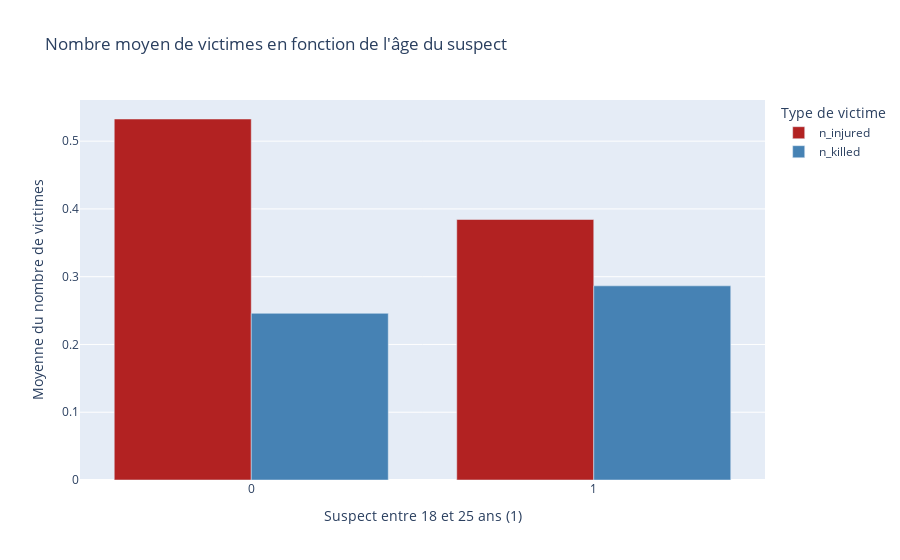

This figure's notebook cell:
### Code cell
grouped_data7 = base_totale.groupby('young_sus').agg({
    'n_injured': 'mean',
    'n_killed': 'mean'
}).reset_index()


fig7 = px.bar(
    grouped_data7,
    x=grouped_data7['young_sus'],
    y=['n_injured', 'n_killed'],
    labels={"young_sus": "Suspect entre 18 et 25 ans (1)", "value": "Moyenne du nombre de victimes", "variable": "Type de victime"},
    title="Nombre moyen de victimes en fonction de l'âge du suspect",
    color_discrete_map={"n_injured": "firebrick", "n_killed": "steelblue"}
)

fig7.update_layout(barmode='group')  # Display bars side by side

fig7.show()

### Figure 1 — Plotly figure (JSON) as saved in the notebook; plotly's stock layout.template omitted (floating-point values rounded to 4 significant figures)
{"data": [{"alignmentgroup": "True", "hovertemplate": "Type de victime=n_injured<br>Suspect entre 18 et 25 ans (1)=%{x}<br>Moyenne du nombre de victimes=%{y}<extra></extra>", "legendgroup": "n_injured", "marker": {"color": "firebrick", "pattern": {"shape": ""}}, "name": "n_injured", "offsetgroup": "n_injured", "orientation": "v", "showlegend": true, "textposition": "auto", "type": "bar", "x": [0, 1], "xaxis": "x", "y": [0.5327, 0.3844], "yaxis": "y"}, {"alignmentgroup": "True", "hovertemplate": "Type de victime=n_killed<br>Suspect entre 18 et 25 ans (1)=%{x}<br>Moyenne du nombre de victimes=%{y}<extra></extra>", "legendgroup": "n_killed", "marker": {"color": "steelblue", "pattern": {"shape": ""}}, "name": "n_killed", "offsetgroup": "n_killed", "orientation": "v", "showlegend": true, "textposition": "auto", "type": "bar", "x": [0, 1], "xaxis": "x", "y": [0.2459, 0.2865], "yaxis": "y"}], "layout": {"barmode": "group", "legend": {"title": {"text": "Type de victime"}, "tracegroupgap": 0}, "title": {"text": "Nombre moyen de victimes en fonction de l'âge du suspect"}, "xaxis": {"anchor": "y", "domain": [0, 1], "title": {"text": "Suspect entre 18 et 25 ans (1)"}}, "yaxis": {"anchor": "x", "domain": [0, 1], "title": {"text": "Moyenne du nombre de victimes"}}}}
